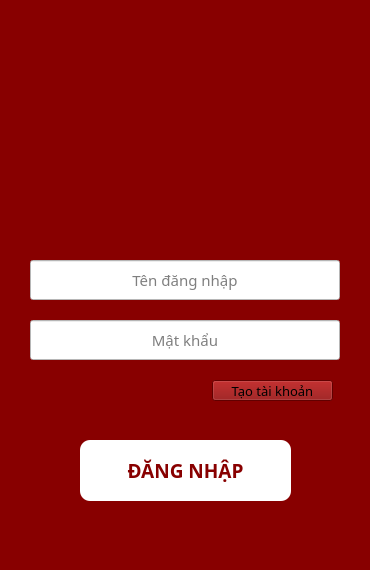
<?xml version="1.0" encoding="UTF-8"?>
<ui version="4.0">
 <class>login_form</class>
 <widget class="QDialog" name="login_form">
  <property name="geometry">
   <rect>
    <x>0</x>
    <y>0</y>
    <width>370</width>
    <height>570</height>
   </rect>
  </property>
  <property name="sizePolicy">
   <sizepolicy hsizetype="MinimumExpanding" vsizetype="MinimumExpanding">
    <horstretch>0</horstretch>
    <verstretch>0</verstretch>
   </sizepolicy>
  </property>
  <property name="minimumSize">
   <size>
    <width>370</width>
    <height>570</height>
   </size>
  </property>
  <property name="maximumSize">
   <size>
    <width>370</width>
    <height>570</height>
   </size>
  </property>
  <property name="windowTitle">
   <string>Đăng nhập</string>
  </property>
  <property name="styleSheet">
   <string notr="true">background-color: rgb(136, 0, 0);</string>
  </property>
  <widget class="QPushButton" name="login_btn">
   <property name="geometry">
    <rect>
     <x>80</x>
     <y>440</y>
     <width>211</width>
     <height>61</height>
    </rect>
   </property>
   <property name="font">
    <font>
     <family>Noto Sans</family>
     <pointsize>14</pointsize>
     <weight>75</weight>
     <bold>true</bold>
    </font>
   </property>
   <property name="styleSheet">
    <string notr="true">QPushButton{
	background-color: rgb(255, 255, 255);
	color: rgb(136, 0, 0);
	border-style: outset;
	border-radius: 10px;
}

QPushButton:hover{
	background-color: rgb(249, 186, 187);
}</string>
   </property>
   <property name="text">
    <string>ĐĂNG NHẬP</string>
   </property>
  </widget>
  <widget class="QPushButton" name="create_acc_link">
   <property name="geometry">
    <rect>
     <x>212</x>
     <y>380</y>
     <width>121</width>
     <height>21</height>
    </rect>
   </property>
   <property name="font">
    <font>
     <family>Noto Sans</family>
     <pointsize>10</pointsize>
    </font>
   </property>
   <property name="styleSheet">
    <string notr="true">QPushButton {
	border: 0px;
	color: rgb(255, 255, 255);
}

QPushButton:hover {
	
	color: rgb(255, 255, 0);
};</string>
   </property>
   <property name="text">
    <string>Tạo tài khoản</string>
   </property>
  </widget>
  <widget class="QLineEdit" name="user_name_edit">
   <property name="geometry">
    <rect>
     <x>30</x>
     <y>260</y>
     <width>310</width>
     <height>40</height>
    </rect>
   </property>
   <property name="minimumSize">
    <size>
     <width>310</width>
     <height>40</height>
    </size>
   </property>
   <property name="maximumSize">
    <size>
     <width>310</width>
     <height>40</height>
    </size>
   </property>
   <property name="font">
    <font>
     <family>Noto Sans</family>
     <pointsize>11</pointsize>
    </font>
   </property>
   <property name="styleSheet">
    <string notr="true">background-color: rgb(255, 255, 255);</string>
   </property>
   <property name="maxLength">
    <number>20</number>
   </property>
   <property name="alignment">
    <set>Qt::AlignCenter</set>
   </property>
   <property name="placeholderText">
    <string>Tên đăng nhập</string>
   </property>
  </widget>
  <widget class="QLineEdit" name="password_edit">
   <property name="geometry">
    <rect>
     <x>30</x>
     <y>320</y>
     <width>310</width>
     <height>40</height>
    </rect>
   </property>
   <property name="minimumSize">
    <size>
     <width>310</width>
     <height>40</height>
    </size>
   </property>
   <property name="maximumSize">
    <size>
     <width>310</width>
     <height>40</height>
    </size>
   </property>
   <property name="font">
    <font>
     <family>Noto Sans</family>
     <pointsize>11</pointsize>
    </font>
   </property>
   <property name="styleSheet">
    <string notr="true">background-color: rgb(255, 255, 255);</string>
   </property>
   <property name="maxLength">
    <number>16</number>
   </property>
   <property name="echoMode">
    <enum>QLineEdit::Password</enum>
   </property>
   <property name="alignment">
    <set>Qt::AlignCenter</set>
   </property>
   <property name="placeholderText">
    <string>Mật khẩu</string>
   </property>
  </widget>
  <widget class="QLabel" name="label">
   <property name="geometry">
    <rect>
     <x>70</x>
     <y>10</y>
     <width>241</width>
     <height>221</height>
    </rect>
   </property>
   <property name="text">
    <string/>
   </property>
   <property name="pixmap">
    <pixmap resource="bg_img.qrc">:/img/Barbershop/2.png</pixmap>
   </property>
   <property name="scaledContents">
    <bool>true</bool>
   </property>
  </widget>
 </widget>
 <tabstops>
  <tabstop>user_name_edit</tabstop>
  <tabstop>password_edit</tabstop>
  <tabstop>create_acc_link</tabstop>
  <tabstop>login_btn</tabstop>
 </tabstops>
 <resources>
  <include location="bg_img.qrc"/>
  <include location="../bg_img.qrc"/>
 </resources>
 <connections/>
</ui>
